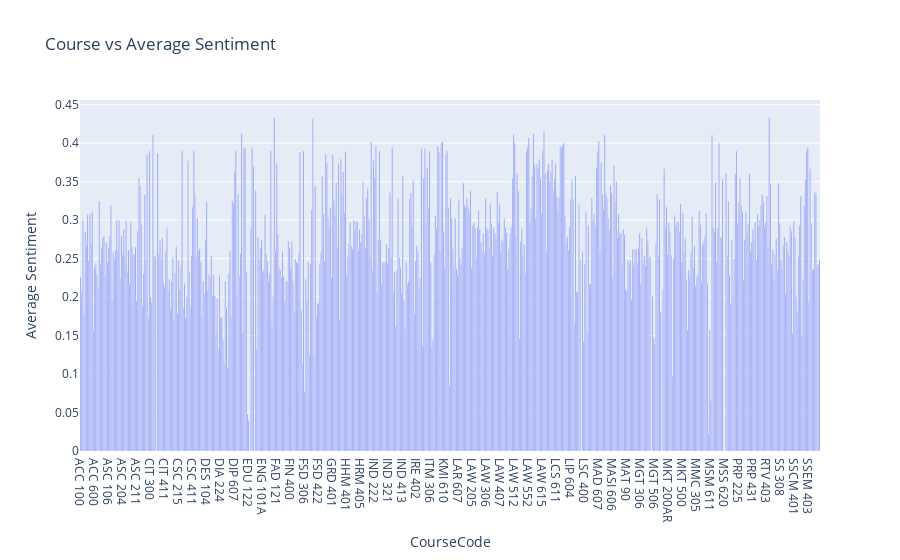

Here is the notebook cell this chart was saved with:
### Code cell
# Sample code to plot Course vs Average Sentiment Score
course_sentiment_df = df.groupby(['CourseCode'])['sentiment_scores'].mean().reset_index(name='Average Sentiment')
fig = px.bar(course_sentiment_df, x='CourseCode', y='Average Sentiment', title='Course vs Average Sentiment')
fig.show()

### Figure 1 — Plotly figure (JSON) as saved in the notebook; plotly's stock layout.template omitted (floating-point values rounded to 4 significant figures; data arrays with more than 128 entries replaced by an {"elided": "..."} marker saying what was removed)
{"data": [{"alignmentgroup": "True", "hovertemplate": "CourseCode=%{x}<br>Average Sentiment=%{y}<extra></extra>", "legendgroup": "", "marker": {"color": "#636efa", "pattern": {"shape": ""}}, "name": "", "offsetgroup": "", "orientation": "v", "showlegend": false, "textposition": "auto", "type": "bar", "x": {"elided": "634 str values"}, "xaxis": "x", "y": {"elided": "634 float values"}, "yaxis": "y"}], "layout": {"barmode": "relative", "legend": {"tracegroupgap": 0}, "title": {"text": "Course vs Average Sentiment"}, "xaxis": {"anchor": "y", "domain": [0, 1], "title": {"text": "CourseCode"}}, "yaxis": {"anchor": "x", "domain": [0, 1], "title": {"text": "Average Sentiment"}}}}
